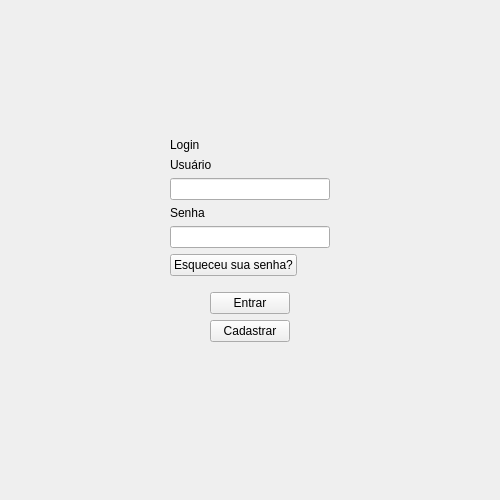
<?xml version="1.0" encoding="UTF-8"?>
<ui version="4.0">
 <class>StackedWidget</class>
 <widget class="QStackedWidget" name="StackedWidget">
  <property name="geometry">
   <rect>
    <x>0</x>
    <y>0</y>
    <width>500</width>
    <height>500</height>
   </rect>
  </property>
  <property name="minimumSize">
   <size>
    <width>500</width>
    <height>500</height>
   </size>
  </property>
  <property name="maximumSize">
   <size>
    <width>500</width>
    <height>500</height>
   </size>
  </property>
  <property name="windowTitle">
   <string>StackedWidget</string>
  </property>
  <property name="currentIndex">
   <number>0</number>
  </property>
  <widget class="QWidget" name="loginPage">
   <property name="styleSheet">
    <string notr="true"/>
   </property>
   <layout class="QHBoxLayout" name="horizontalLayout">
    <item>
     <spacer name="horizontalSpacer">
      <property name="orientation">
       <enum>Qt::Orientation::Horizontal</enum>
      </property>
      <property name="sizeHint" stdset="0">
       <size>
        <width>40</width>
        <height>20</height>
       </size>
      </property>
     </spacer>
    </item>
    <item>
     <layout class="QGridLayout" name="gridLayout">
      <item row="11" column="0">
       <widget class="QLabel" name="labelInfo">
        <property name="text">
         <string/>
        </property>
        <property name="alignment">
         <set>Qt::AlignmentFlag::AlignCenter</set>
        </property>
       </widget>
      </item>
      <item row="5" column="0">
       <widget class="QLineEdit" name="inputPassword">
        <property name="styleSheet">
         <string notr="true"/>
        </property>
        <property name="echoMode">
         <enum>QLineEdit::EchoMode::Password</enum>
        </property>
       </widget>
      </item>
      <item row="8" column="0">
       <layout class="QGridLayout" name="gridLayout_2">
        <item row="0" column="0">
         <spacer name="horizontalSpacer_3">
          <property name="orientation">
           <enum>Qt::Orientation::Horizontal</enum>
          </property>
          <property name="sizeHint" stdset="0">
           <size>
            <width>40</width>
            <height>20</height>
           </size>
          </property>
         </spacer>
        </item>
        <item row="0" column="1">
         <widget class="QPushButton" name="buttonLogin">
          <property name="cursor">
           <cursorShape>PointingHandCursor</cursorShape>
          </property>
          <property name="styleSheet">
           <string notr="true"/>
          </property>
          <property name="text">
           <string>Entrar</string>
          </property>
         </widget>
        </item>
        <item row="0" column="2">
         <spacer name="horizontalSpacer_4">
          <property name="orientation">
           <enum>Qt::Orientation::Horizontal</enum>
          </property>
          <property name="sizeHint" stdset="0">
           <size>
            <width>40</width>
            <height>20</height>
           </size>
          </property>
         </spacer>
        </item>
        <item row="1" column="1">
         <widget class="QPushButton" name="buttonRegister">
          <property name="cursor">
           <cursorShape>PointingHandCursor</cursorShape>
          </property>
          <property name="styleSheet">
           <string notr="true"/>
          </property>
          <property name="text">
           <string>Cadastrar</string>
          </property>
         </widget>
        </item>
       </layout>
      </item>
      <item row="3" column="0">
       <widget class="QLineEdit" name="inputUser">
        <property name="styleSheet">
         <string notr="true"/>
        </property>
       </widget>
      </item>
      <item row="4" column="0">
       <widget class="QLabel" name="labelPassword">
        <property name="styleSheet">
         <string notr="true"/>
        </property>
        <property name="text">
         <string>Senha</string>
        </property>
       </widget>
      </item>
      <item row="7" column="0">
       <spacer name="verticalSpacer_3">
        <property name="orientation">
         <enum>Qt::Orientation::Vertical</enum>
        </property>
        <property name="sizeType">
         <enum>QSizePolicy::Policy::Fixed</enum>
        </property>
        <property name="sizeHint" stdset="0">
         <size>
          <width>10</width>
          <height>10</height>
         </size>
        </property>
       </spacer>
      </item>
      <item row="12" column="0">
       <spacer name="verticalSpacer">
        <property name="orientation">
         <enum>Qt::Orientation::Vertical</enum>
        </property>
        <property name="sizeHint" stdset="0">
         <size>
          <width>20</width>
          <height>40</height>
         </size>
        </property>
       </spacer>
      </item>
      <item row="0" column="0">
       <spacer name="verticalSpacer_2">
        <property name="orientation">
         <enum>Qt::Orientation::Vertical</enum>
        </property>
        <property name="sizeHint" stdset="0">
         <size>
          <width>20</width>
          <height>40</height>
         </size>
        </property>
       </spacer>
      </item>
      <item row="2" column="0">
       <widget class="QLabel" name="labelUser">
        <property name="styleSheet">
         <string notr="true"/>
        </property>
        <property name="text">
         <string>Usuário</string>
        </property>
        <property name="alignment">
         <set>Qt::AlignmentFlag::AlignLeading|Qt::AlignmentFlag::AlignLeft|Qt::AlignmentFlag::AlignVCenter</set>
        </property>
       </widget>
      </item>
      <item row="6" column="0">
       <layout class="QHBoxLayout" name="horizontalLayout_4">
        <item>
         <widget class="QPushButton" name="forgetPassLabel">
          <property name="cursor">
           <cursorShape>PointingHandCursor</cursorShape>
          </property>
          <property name="text">
           <string>Esqueceu sua senha?</string>
          </property>
         </widget>
        </item>
        <item>
         <spacer name="horizontalSpacer_6">
          <property name="orientation">
           <enum>Qt::Orientation::Horizontal</enum>
          </property>
          <property name="sizeHint" stdset="0">
           <size>
            <width>30</width>
            <height>20</height>
           </size>
          </property>
         </spacer>
        </item>
       </layout>
      </item>
      <item row="1" column="0">
       <widget class="QLabel" name="labelTitle">
        <property name="styleSheet">
         <string notr="true"/>
        </property>
        <property name="text">
         <string>Login</string>
        </property>
       </widget>
      </item>
     </layout>
    </item>
    <item>
     <spacer name="horizontalSpacer_2">
      <property name="orientation">
       <enum>Qt::Orientation::Horizontal</enum>
      </property>
      <property name="sizeHint" stdset="0">
       <size>
        <width>40</width>
        <height>20</height>
       </size>
      </property>
     </spacer>
    </item>
   </layout>
  </widget>
  <widget class="QWidget" name="registerPage">
   <layout class="QHBoxLayout" name="horizontalLayout_5">
    <item>
     <spacer name="horizontalSpacer_5">
      <property name="orientation">
       <enum>Qt::Orientation::Horizontal</enum>
      </property>
      <property name="sizeHint" stdset="0">
       <size>
        <width>40</width>
        <height>20</height>
       </size>
      </property>
     </spacer>
    </item>
    <item>
     <layout class="QGridLayout" name="gridLayout_3">
      <item row="3" column="0">
       <widget class="QLabel" name="cadUserInfo">
        <property name="maximumSize">
         <size>
          <width>16777215</width>
          <height>20</height>
         </size>
        </property>
        <property name="text">
         <string/>
        </property>
        <property name="alignment">
         <set>Qt::AlignmentFlag::AlignLeading|Qt::AlignmentFlag::AlignLeft|Qt::AlignmentFlag::AlignTop</set>
        </property>
       </widget>
      </item>
      <item row="10" column="0">
       <widget class="QLabel" name="cadConfPassLabel">
        <property name="text">
         <string>Confirme a senha</string>
        </property>
       </widget>
      </item>
      <item row="4" column="0">
       <widget class="QLabel" name="cadEmailLabel">
        <property name="text">
         <string>E-mail</string>
        </property>
       </widget>
      </item>
      <item row="7" column="0">
       <widget class="QLabel" name="cadPasswordLabel">
        <property name="text">
         <string>Senha</string>
        </property>
       </widget>
      </item>
      <item row="11" column="0">
       <widget class="QLineEdit" name="cadConfPassInput">
        <property name="echoMode">
         <enum>QLineEdit::EchoMode::Password</enum>
        </property>
       </widget>
      </item>
      <item row="5" column="0">
       <widget class="QLineEdit" name="cadEmailInput"/>
      </item>
      <item row="0" column="0">
       <widget class="QLabel" name="cadasterTitle">
        <property name="text">
         <string>Cadastrar</string>
        </property>
       </widget>
      </item>
      <item row="6" column="0">
       <widget class="QLabel" name="cadEmailInfo">
        <property name="maximumSize">
         <size>
          <width>16777215</width>
          <height>15</height>
         </size>
        </property>
        <property name="text">
         <string/>
        </property>
       </widget>
      </item>
      <item row="14" column="0">
       <widget class="QLabel" name="cadPageInfo">
        <property name="text">
         <string/>
        </property>
        <property name="alignment">
         <set>Qt::AlignmentFlag::AlignCenter</set>
        </property>
       </widget>
      </item>
      <item row="13" column="0">
       <layout class="QGridLayout" name="gridLayout_4">
        <item row="0" column="1">
         <widget class="QPushButton" name="registerButton">
          <property name="cursor">
           <cursorShape>PointingHandCursor</cursorShape>
          </property>
          <property name="text">
           <string>Cadastrar</string>
          </property>
         </widget>
        </item>
        <item row="0" column="0">
         <widget class="QPushButton" name="backToLoginButton">
          <property name="cursor">
           <cursorShape>PointingHandCursor</cursorShape>
          </property>
          <property name="text">
           <string>Voltar</string>
          </property>
         </widget>
        </item>
       </layout>
      </item>
      <item row="1" column="0">
       <widget class="QLabel" name="cadUserLabel">
        <property name="text">
         <string>Usuário</string>
        </property>
       </widget>
      </item>
      <item row="8" column="0">
       <widget class="QLineEdit" name="cadPasswordInput">
        <property name="echoMode">
         <enum>QLineEdit::EchoMode::Password</enum>
        </property>
       </widget>
      </item>
      <item row="12" column="0">
       <widget class="QLabel" name="cadConfPassInfo">
        <property name="maximumSize">
         <size>
          <width>16777215</width>
          <height>15</height>
         </size>
        </property>
        <property name="text">
         <string/>
        </property>
       </widget>
      </item>
      <item row="2" column="0">
       <widget class="QLineEdit" name="cadUserInput"/>
      </item>
      <item row="9" column="0">
       <widget class="QLabel" name="cadPassInfo">
        <property name="maximumSize">
         <size>
          <width>16777215</width>
          <height>15</height>
         </size>
        </property>
        <property name="text">
         <string/>
        </property>
       </widget>
      </item>
     </layout>
    </item>
    <item>
     <spacer name="horizontalSpacer_7">
      <property name="orientation">
       <enum>Qt::Orientation::Horizontal</enum>
      </property>
      <property name="sizeHint" stdset="0">
       <size>
        <width>40</width>
        <height>20</height>
       </size>
      </property>
     </spacer>
    </item>
   </layout>
  </widget>
  <widget class="QWidget" name="mainPage">
   <layout class="QHBoxLayout" name="horizontalLayout_6">
    <item>
     <layout class="QGridLayout" name="gridLayout_5">
      <item row="2" column="1">
       <widget class="QLabel" name="usernameLabel">
        <property name="maximumSize">
         <size>
          <width>16777215</width>
          <height>50</height>
         </size>
        </property>
        <property name="text">
         <string/>
        </property>
        <property name="alignment">
         <set>Qt::AlignmentFlag::AlignCenter</set>
        </property>
       </widget>
      </item>
      <item row="1" column="1">
       <widget class="QLabel" name="menuTitle">
        <property name="text">
         <string>ADIVINHE O NUMERO</string>
        </property>
        <property name="alignment">
         <set>Qt::AlignmentFlag::AlignCenter</set>
        </property>
       </widget>
      </item>
      <item row="3" column="1">
       <widget class="QLabel" name="winsLabel">
        <property name="maximumSize">
         <size>
          <width>16777215</width>
          <height>30</height>
         </size>
        </property>
        <property name="text">
         <string/>
        </property>
        <property name="alignment">
         <set>Qt::AlignmentFlag::AlignCenter</set>
        </property>
       </widget>
      </item>
      <item row="7" column="1">
       <spacer name="verticalSpacer_4">
        <property name="orientation">
         <enum>Qt::Orientation::Vertical</enum>
        </property>
        <property name="sizeType">
         <enum>QSizePolicy::Policy::Fixed</enum>
        </property>
        <property name="sizeHint" stdset="0">
         <size>
          <width>20</width>
          <height>100</height>
         </size>
        </property>
       </spacer>
      </item>
      <item row="0" column="1">
       <spacer name="verticalSpacer_5">
        <property name="orientation">
         <enum>Qt::Orientation::Vertical</enum>
        </property>
        <property name="sizeType">
         <enum>QSizePolicy::Policy::Fixed</enum>
        </property>
        <property name="sizeHint" stdset="0">
         <size>
          <width>20</width>
          <height>100</height>
         </size>
        </property>
       </spacer>
      </item>
      <item row="3" column="2">
       <spacer name="horizontalSpacer_9">
        <property name="orientation">
         <enum>Qt::Orientation::Horizontal</enum>
        </property>
        <property name="sizeHint" stdset="0">
         <size>
          <width>40</width>
          <height>20</height>
         </size>
        </property>
       </spacer>
      </item>
      <item row="6" column="1">
       <layout class="QGridLayout" name="gridLayout_6">
        <item row="0" column="1">
         <widget class="QPushButton" name="playButton">
          <property name="text">
           <string>Jogar</string>
          </property>
         </widget>
        </item>
        <item row="1" column="1">
         <widget class="QPushButton" name="logoutButton">
          <property name="text">
           <string>Sair</string>
          </property>
         </widget>
        </item>
        <item row="1" column="0">
         <spacer name="horizontalSpacer_10">
          <property name="orientation">
           <enum>Qt::Orientation::Horizontal</enum>
          </property>
          <property name="sizeHint" stdset="0">
           <size>
            <width>40</width>
            <height>20</height>
           </size>
          </property>
         </spacer>
        </item>
        <item row="1" column="2">
         <spacer name="horizontalSpacer_11">
          <property name="orientation">
           <enum>Qt::Orientation::Horizontal</enum>
          </property>
          <property name="sizeHint" stdset="0">
           <size>
            <width>40</width>
            <height>20</height>
           </size>
          </property>
         </spacer>
        </item>
       </layout>
      </item>
      <item row="3" column="0">
       <spacer name="horizontalSpacer_8">
        <property name="orientation">
         <enum>Qt::Orientation::Horizontal</enum>
        </property>
        <property name="sizeHint" stdset="0">
         <size>
          <width>40</width>
          <height>20</height>
         </size>
        </property>
       </spacer>
      </item>
      <item row="4" column="1">
       <widget class="QLabel" name="lossLabel">
        <property name="maximumSize">
         <size>
          <width>16777215</width>
          <height>30</height>
         </size>
        </property>
        <property name="text">
         <string/>
        </property>
        <property name="alignment">
         <set>Qt::AlignmentFlag::AlignCenter</set>
        </property>
       </widget>
      </item>
      <item row="5" column="1">
       <spacer name="verticalSpacer_6">
        <property name="orientation">
         <enum>Qt::Orientation::Vertical</enum>
        </property>
        <property name="sizeType">
         <enum>QSizePolicy::Policy::Fixed</enum>
        </property>
        <property name="sizeHint" stdset="0">
         <size>
          <width>20</width>
          <height>50</height>
         </size>
        </property>
       </spacer>
      </item>
     </layout>
    </item>
   </layout>
  </widget>
  <widget class="QWidget" name="gamePage">
   <layout class="QHBoxLayout" name="horizontalLayout_2">
    <item>
     <layout class="QVBoxLayout" name="verticalLayout">
      <item>
       <widget class="QLabel" name="gameTitle">
        <property name="maximumSize">
         <size>
          <width>16777215</width>
          <height>40</height>
         </size>
        </property>
        <property name="text">
         <string>Adivinhe o Numero</string>
        </property>
        <property name="alignment">
         <set>Qt::AlignmentFlag::AlignCenter</set>
        </property>
       </widget>
      </item>
      <item>
       <widget class="QLabel" name="initLabel">
        <property name="maximumSize">
         <size>
          <width>16777215</width>
          <height>20</height>
         </size>
        </property>
        <property name="text">
         <string>TextLabel</string>
        </property>
        <property name="alignment">
         <set>Qt::AlignmentFlag::AlignCenter</set>
        </property>
       </widget>
      </item>
      <item>
       <layout class="QHBoxLayout" name="gameButtons">
        <item>
         <widget class="QPushButton" name="easyButton">
          <property name="enabled">
           <bool>true</bool>
          </property>
          <property name="text">
           <string>Fácil</string>
          </property>
         </widget>
        </item>
        <item>
         <widget class="QPushButton" name="mediumButton">
          <property name="enabled">
           <bool>true</bool>
          </property>
          <property name="text">
           <string>Médio</string>
          </property>
         </widget>
        </item>
        <item>
         <widget class="QPushButton" name="hardButton">
          <property name="enabled">
           <bool>true</bool>
          </property>
          <property name="text">
           <string>Difícil</string>
          </property>
         </widget>
        </item>
       </layout>
      </item>
      <item>
       <widget class="QLineEdit" name="shotInput">
        <property name="enabled">
         <bool>true</bool>
        </property>
        <property name="placeholderText">
         <string>Digite um número</string>
        </property>
       </widget>
      </item>
      <item>
       <widget class="QPushButton" name="answerButton">
        <property name="enabled">
         <bool>true</bool>
        </property>
        <property name="text">
         <string>Enviar palpite</string>
        </property>
       </widget>
      </item>
      <item>
       <widget class="QLabel" name="shotsLabel">
        <property name="maximumSize">
         <size>
          <width>16777215</width>
          <height>20</height>
         </size>
        </property>
        <property name="text">
         <string/>
        </property>
        <property name="alignment">
         <set>Qt::AlignmentFlag::AlignCenter</set>
        </property>
       </widget>
      </item>
      <item>
       <widget class="QLabel" name="gameInfoLabel">
        <property name="maximumSize">
         <size>
          <width>16777215</width>
          <height>20</height>
         </size>
        </property>
        <property name="text">
         <string/>
        </property>
        <property name="alignment">
         <set>Qt::AlignmentFlag::AlignCenter</set>
        </property>
       </widget>
      </item>
      <item>
       <widget class="QLabel" name="rangeLabel">
        <property name="maximumSize">
         <size>
          <width>16777215</width>
          <height>20</height>
         </size>
        </property>
        <property name="text">
         <string/>
        </property>
        <property name="alignment">
         <set>Qt::AlignmentFlag::AlignCenter</set>
        </property>
       </widget>
      </item>
      <item>
       <widget class="QPushButton" name="backToMenuButton">
        <property name="text">
         <string>Voltar ao Menu</string>
        </property>
       </widget>
      </item>
     </layout>
    </item>
   </layout>
  </widget>
 </widget>
 <resources/>
 <connections/>
</ui>
